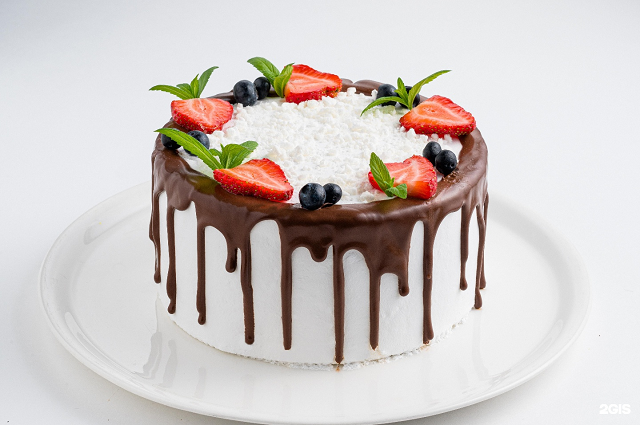
#> input picture tortik.png, 640 x 425 px
$ python lab6.py
#> lines starting #> are read from the running program, lines starting #| are printed output that depends on the picture; after the words box and inside, x2 and y2 are one past the last pixel; in counts of white or black regions, pixels touching at a corner belong together
# -*- coding: utf-8 -*-
"""
Created on Tue Dec  3 18:45:50 2024

@author: Owl
"""

import numpy as np
import cv2 as cv
from sklearn.cluster import MeanShift, estimate_bandwidth
from sklearn.cluster import KMeans
from skimage.feature import peak_local_max
from skimage.segmentation import watershed
from skimage import data
from scipy import ndimage
import matplotlib.pyplot as plt
#from utility import segmentation_utils

def hue_eq(image):

    channels = [0]
    histSize = [180]
    qqq = [0, 180]

    hist1 = cv.calcHist([image], channels, None, histSize, qqq)

    lut = np.zeros([180, 1])

    hsum = hist1.sum()
    for i in range(180):
        lut[i] = np.uint8(179 * hist1[:i].sum()/hsum)

    image2 = image.copy()

    for i in range(image.shape[0]):
        for j in range(image.shape[1]):
            image2[i][j] = lut[image2[i][j]]

    return image2

def eq(image):

    channels = [0]
    histSize = [256]
    qqq = [0, 256]

    hist1 = cv.calcHist([image], channels, None, histSize, qqq)

    lut = np.zeros([256, 1])

    hsum = hist1.sum()
    for i in range(256):
        lut[i] = np.uint8(255 * hist1[:i].sum()/hsum)

    image2 = image.copy()

    for i in range(image.shape[0]):
        for j in range(image.shape[1]):
            image2[i][j] = lut[image2[i][j]]

    return image2


image = cv.imread('./tortik.png')
#> image is the input picture: shape (425, 640, 3); mean B, G, R 199.6, 202.1, 209
image_hsv = cv.cvtColor(image, cv.COLOR_BGR2HSV)
#> image_hsv: shape (425, 640, 3); mean H, S, V 64.8, 26.4, 211.6
gray = cv.cvtColor(image, cv.COLOR_BGR2GRAY)

h, s, v = cv.split(image_hsv)
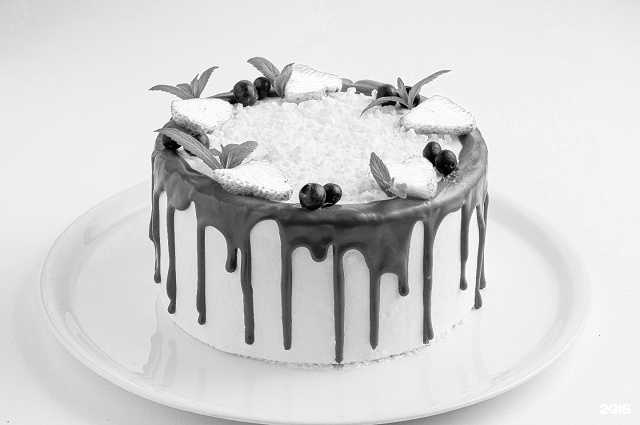
#> v: shape (425, 640); min 0, max 255, mean 211.6
#h = hue_eq(h)
s = eq(s)
#> in eq, `hist1 = cv.calcHist([image], channels, None, histSize, qqq)`: hist1 = 256 values, max 57603 at index 0, min 99 at index 186, mean 1062.5
#> in eq, `hsum = hist1.sum()`: hsum = 272000
#> after the loop in eq, `for i in range(256):`: lut = 256 values from 0 to 253
#> after the loop in eq, `for i in range(image.shape[0]):`:
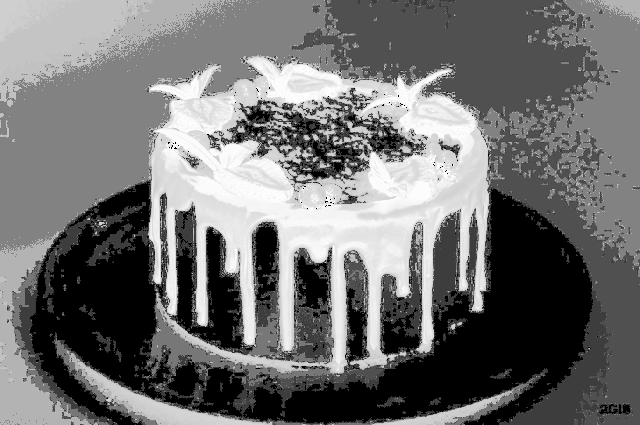
#> image2: shape (425, 640); min 0, max 253, mean 112.3
#v = eq(v)
image_hsv = cv.merge([h, s, v])
#> image_hsv: shape (425, 640, 3); mean H, S, V 64.8, 112.3, 211.6
image_to_clusterization = cv.cvtColor(image_hsv, cv.COLOR_HSV2RGB)
## Методы кластеризации. Сдвиг среднего (Mean shift)
# Сглаживаем чтобы уменьшить шум
blur_image = cv.medianBlur(image_to_clusterization,11 )
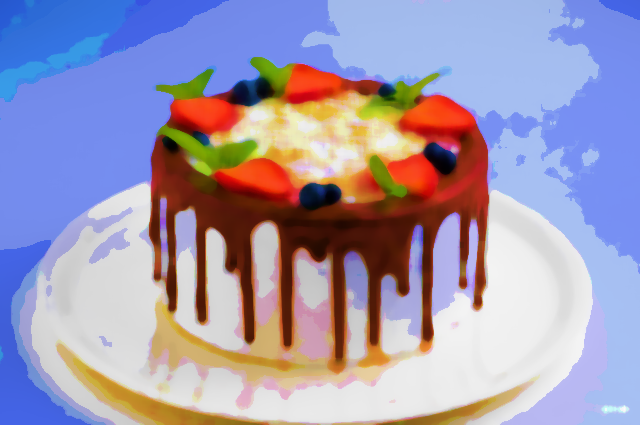
#> blur_image: shape (425, 640, 3); mean R, G, B 160.2, 153.1, 178.5
# Выстраиваем пиксели в один ряд и переводим в формат с правающей точкой
flat_image = np.float32(blur_image.reshape((-1,3)))

# Используем meanshift из библиотеки sklearn
bandwidth = estimate_bandwidth(flat_image, quantile=.075, n_samples=5000)
#> bandwidth = 32.33
ms = MeanShift(bandwidth=bandwidth, max_iter=800, bin_seeding=True)
ms.fit(flat_image)
labeled = ms.labels_

# получим количество сегментов
segments = np.unique(labeled)
#> segments = 18 values from 0 to 17
print('Number of segments: ', segments.shape[0])
#| Number of segments:  18

# получим средний цвет сегмента
total = np.zeros((segments.shape[0], 3), dtype=float)
count = np.zeros(total.shape, dtype=float)
for i, label in enumerate(labeled):
    total[label] = total[label] + flat_image[i]
    count[label] += 1
#> after the loop, count = 18 rows, first 8: [57777, 57777, 57777], [57047, 57047, 57047], [50616, 50616, 50616], [26300, 26300, 26300], [18191, 18191, 18191], [10773, 10773, 10773], [9819, 9819, 9819], [8760, 8760, 8760]; total = 18 rows, first 8: [6791755, 8131096, 13655115], [12909451, 12890692, 12920227], [8447883, 9361223, 11990034], [2600519, 804430, 274575], [1080114, 1988875, 4075271], [2387665, 2250080, 1949456], [2071757, 1714150, 1071973], [1760044, 1448771, 1538170]
avg = total/count
#> avg = 18 rows, first 8: [117.6, 140.7, 236.3], [226.3, 226, 226.5], [166.9, 184.9, 236.9], [98.88, 30.59, 10.44], [59.38, 109.3, 224], [221.6, 208.9, 181], [211, 174.6, 109.2], [200.9, 165.4, 175.6]
avg = np.uint8(avg)
#> avg = 18 rows, first 8: [117, 140, 236], [226, 225, 226], [166, 184, 236], [98, 30, 10], [59, 109, 224], [221, 208, 180], [210, 174, 109], [200, 165, 175]
max_blue = min(avg, key = lambda i:  (i[0]/3+i[1]/3+i[2]/3))[2] #находим цвет с наибольшей долей красного
#> max_blue = 29
# Для каждого пискеля проставим средний цвет его сегмента
mean_shift_image = avg[labeled].reshape((image.shape))
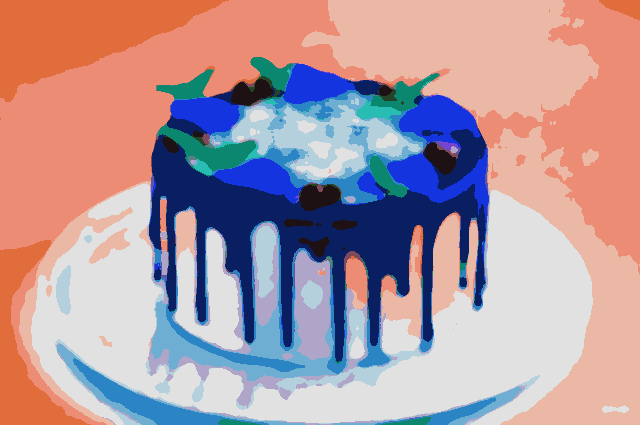
#> mean_shift_image: shape (425, 640, 3); mean B, G, R 159.6, 152.4, 178
# Маской скроем один из сегментов
mask1 = mean_shift_image[:,:,2].copy()
mask1[mask1!=max_blue] = 0 #здесь фильтрация по цвету
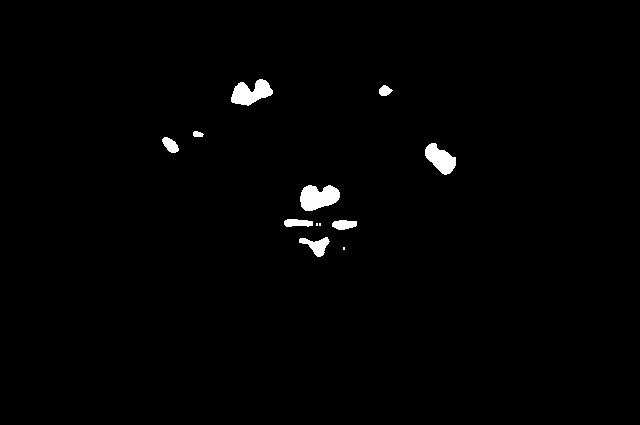
#> mask1: shape (425, 640); values 0 (black) and 29 (white), 1.1% white; 12 white regions (3 under 20 px), largest, box (x1, y1, x2, y2) and area: (300, 185, 340, 211) 765, (231, 79, 273, 106) 692, (425, 143, 456, 175) 584
# в исходном изображении нас интересовал кластер, получивший цвет
# с красным каналом = 89
#TODO подобрать цвет, соотв. штанам
image_to_masking = image.copy()
image_to_masking = cv.bitwise_not(image)
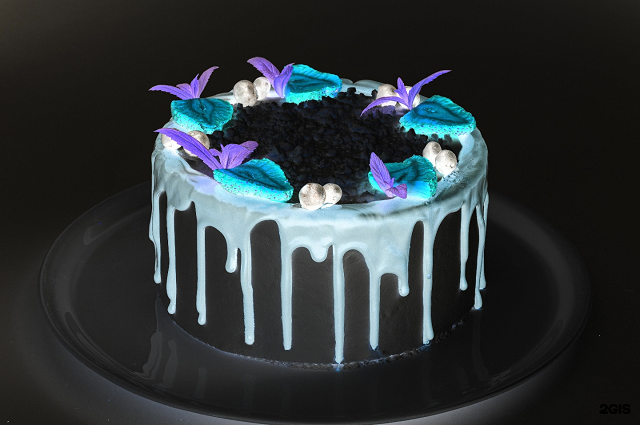
#> image_to_masking: shape (425, 640, 3); mean B, G, R 55.4, 52.9, 46
mean_shift_with_mask_image = cv.bitwise_and(image_to_masking, image_to_masking, mask=mask1)
mean_shift_with_mask_image = cv.bitwise_not(mean_shift_with_mask_image)
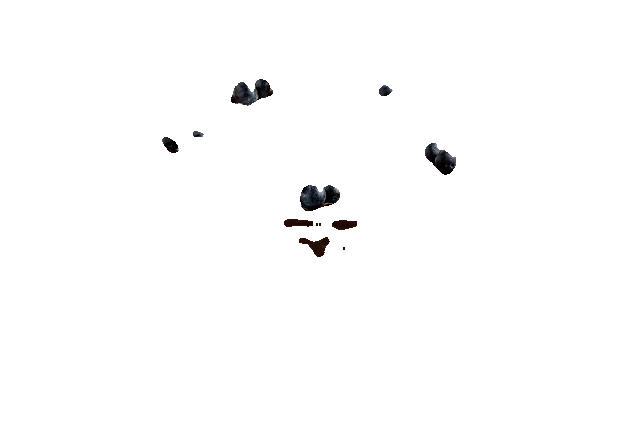
#> mean_shift_with_mask_image: shape (425, 640, 3); mean B, G, R 252.5, 252.5, 252.5

# Построим изображение
plt.figure(figsize=(10, 10))
plt.imshow(cv.cvtColor(image, cv.COLOR_BGR2RGB))
plt.title('Original Image')
plt.axis('off')
plt.show()

plt.figure(figsize=(10, 10))
plt.imshow(image_to_clusterization)
plt.title('Image for Clusterization')
plt.axis('off')
plt.show()

plt.figure(figsize=(10, 10))
plt.imshow(mean_shift_image, cmap='Set3')
plt.title('Mean Shift Image')
plt.axis('off')
plt.show()

plt.figure(figsize=(10, 10))
plt.imshow(cv.cvtColor(mean_shift_with_mask_image, cv.COLOR_BGR2RGB))
plt.title('Mean Shift with Mask')
plt.axis('off')
plt.show()
